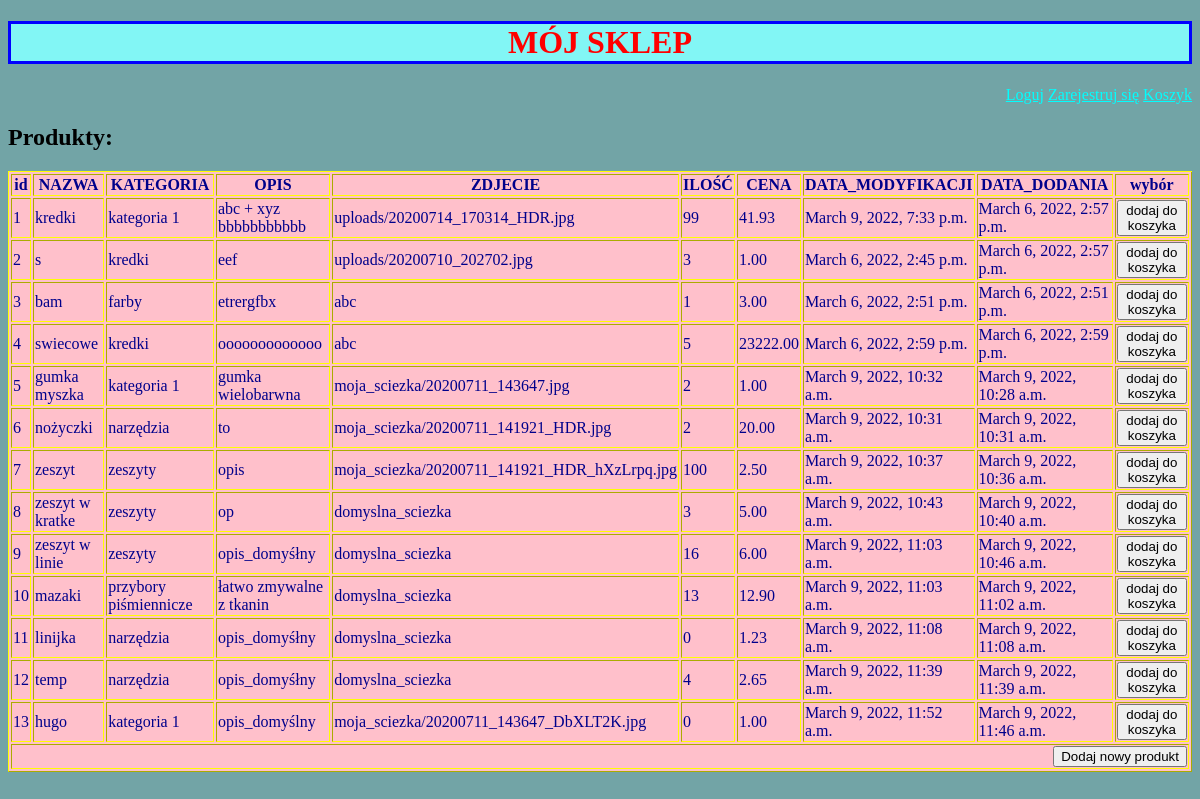
Page /produkt/ on the earlier database version.
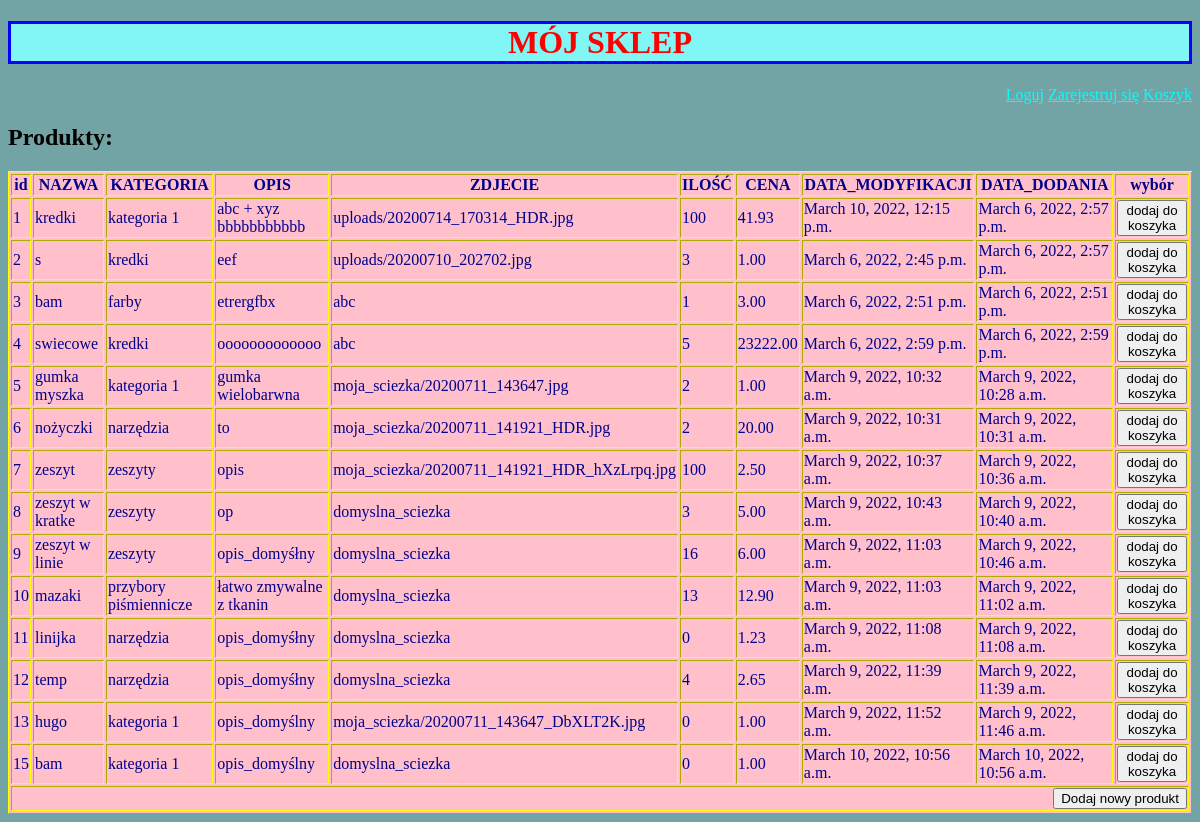
Same page on the later database version.
### sklepApp/models.py (models this page shows, shortened)
class Produkt(models.Model):
    nazwa= models.CharField(max_length=200)
    kategoria= models.ForeignKey(Kategoria, on_delete=models.CASCADE)
    opis= models.TextField(default='opis_domyślny')
    zdjecie= models.ImageField(upload_to ='moja_sciezka/', default='domyslna_sciezka', null=True)
    ilosc_w_magazynie= models.IntegerField(default=0)
    cena= models.DecimalField(max_digits=7, decimal_places=2, default=1.00)
    data_dodania= models.DateTimeField(auto_now_add=True) #podczas tworzenia
    data_modyfikacji= models.DateTimeField(auto_now=True) #przy zapisie

class Kategoria(models.Model):
    nazwa= models.CharField(max_length=100)
    def __str__(self):
        return f'{self.nazwa}'

### sklepApp/views.py (the view)
# urls.py: path('produkt/', ProduktView.as_view(), name='produkt'),
class ProduktView(View):
    def get(self,request):
        return render(request,
                      template_name='produkt.html',
                      context={'produkty': Produkt.objects.all()},
                      )

### sklepApp/templates/produkt.html (shortened to what this page needs)
<!DOCTYPE html>
<html lang="en">
<head>
</head>
<body>
    {% extends 'base.html' %}
    {% block content %}
    <h2>Produkty:</h2>
        <table border="1" bgcolor="pink" style="border-top-style:double; border-color:yellow; color:darkblue">
            <tr>
                <th>id</th>
                <th>NAZWA</th>
                <th>KATEGORIA</th>
                <th>OPIS</th>
                <th>ZDJECIE</th>
                <th>ILOŚĆ</th>
                <th>CENA</th>
                <th>DATA_MODYFIKACJI</th>
                <th>DATA_DODANIA</th>
                <th>wybór</th>
            </tr>
            <tr>
                {% for produkt in produkty %}
                <td> {{ produkt.id }}</td>
                <td> {{ produkt.nazwa }}</td>
                <td> {{ produkt.kategoria }}</td>
                <td> {{ produkt.opis }}</td>
                <td> {{ produkt.zdjecie }}</td>
                <td> {{ produkt.ilosc_w_magazynie }}</td>
                <td> {{ produkt.cena }}</td>
                <td> {{ produkt.data_modyfikacji }}</td>
                <td> {{ produkt.data_dodania }}</td>
                <td> <button type="submit" class="dodaj">dodaj do koszyka</button> </td>
            </tr>
            {% endfor %}
            <tr>
                <td colspan="10" style="text-align:right" > <input type="submit" class="dodaj" value="Dodaj nowy produkt"></td>
            </tr>
        </table>
    {% endblock %}

Differences in the rows shown:
changed Produkt "abc + xyz bbbbbbbbbbb": ilosc_w_magazynie "99" → "100"; data_modyfikacji "March 9, 2022, 7:33 p.m." → "March 10, 2022, 12:15 p.m."
added Produkt: id "15", nazwa "bam", kategoria "kategoria 1", opis "opis_domyślny", zdjecie "domyslna_sciezka", ilosc_w_magazynie "0", cena "1.00", data_modyfikacji "March 10, 2022, 10:56 a.m.", data_dodania "March 10, 2022, 10:56 a.m."
